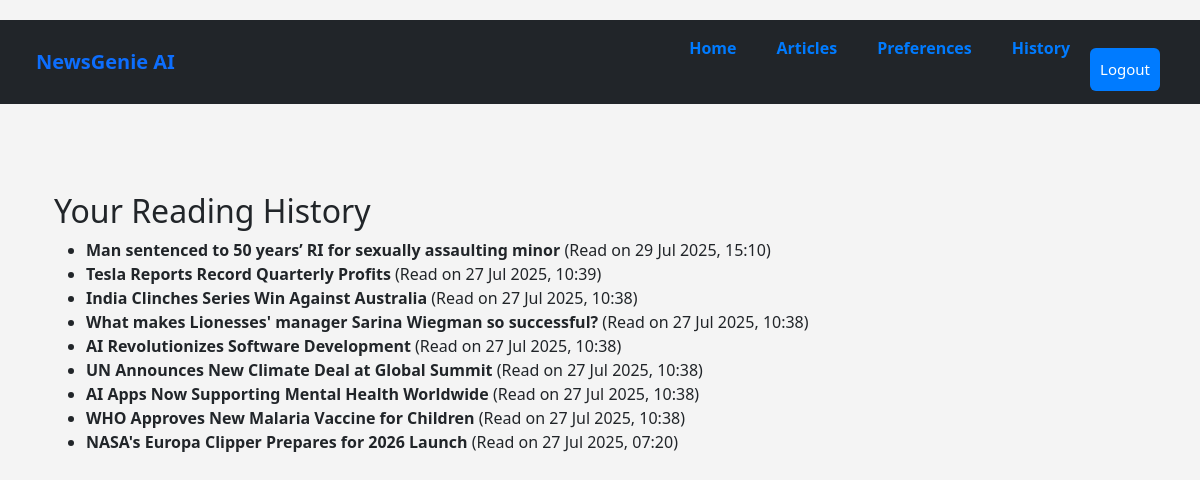
Before: /articles/history/ (signed in) with the older database file.
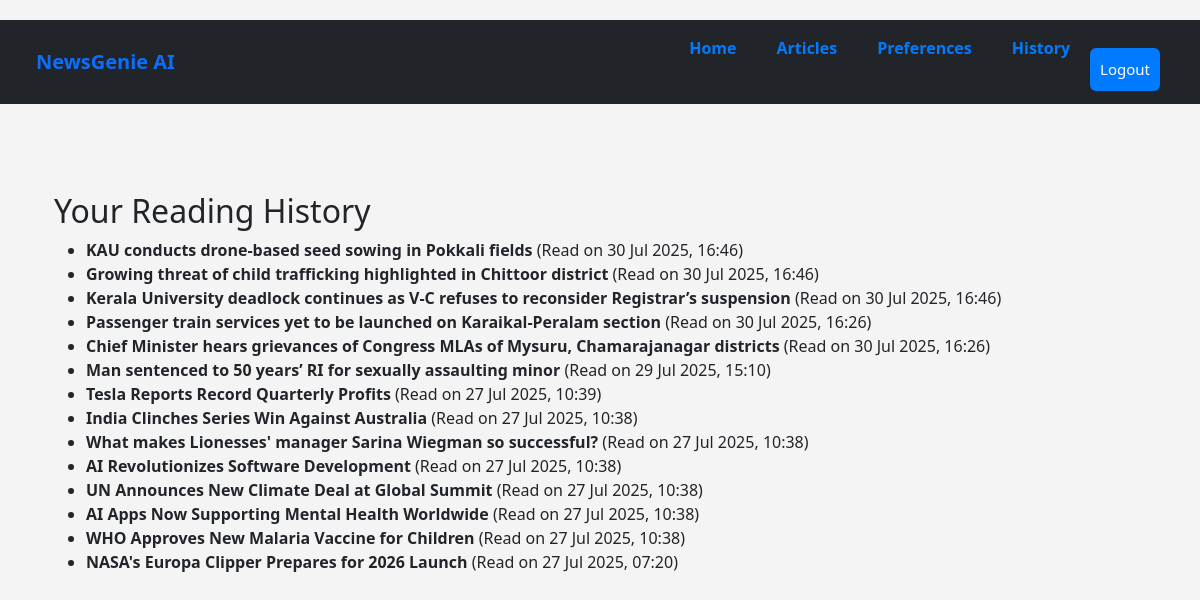
After: the same page with the newer database file.
### news/models.py (models this page shows, shortened)
class ReadingHistory(models.Model):
    user = models.ForeignKey(User, on_delete=models.CASCADE)
    article = models.ForeignKey(Article, on_delete=models.CASCADE)
    read_at = models.DateTimeField(auto_now_add=True)
    class Meta:
        unique_together = ('user', 'article')

class Article(models.Model):
    title = models.CharField(max_length=200)
    content = models.TextField()
    summary = models.TextField(blank=True, null=True)
    source_url = models.URLField()
    category = models.ForeignKey(Category, on_delete=models.CASCADE)
    published_date = models.DateTimeField(default=timezone.now)
    link = models.URLField(max_length=500, unique=True, null=True, blank=True)
    publication_date = models.DateTimeField(null=True, blank=True)
    author = models.CharField(max_length=255, default='Unknown')
    source = models.CharField(max_length=100, default='Unknown')
    created_at = models.DateTimeField(auto_now_add=True)
    audio_file = models.CharField(max_length=255, blank=True, null=True)
    audio_file = models.FileField(upload_to='news_audio/', null=True, blank=True)
    approved = models.BooleanField(default=False)
    class Meta:
        ordering = ['-published_date']

### news/views.py (the view)
# urls.py: path('history/', views.reading_history, name='reading_history'),
@login_required
def reading_history(request):
    history = ReadingHistory.objects.filter(
        user=request.user
    ).select_related('article').order_by('-read_at')
    return render(request, 'news/reading_history.html', {'history': history})

### news/templates/news/reading_history.html
{% extends 'base.html' %}
{% block content %}
  <div class="container mt-4">
    <h2>Your Reading History</h2>
    {% if history %}
      <ul>
        {% for entry in history %}
          <li>
            <strong>{{ entry.article.title }}</strong> (Read on {{ entry.read_at|date:"d M Y, H:i" }})
          </li>
        {% endfor %}
      </ul>
    {% else %}
      <p>You haven't read any articles yet.</p>
    {% endif %}
  </div>
{% endblock %}

### templates/base.html (shortened to what this page needs)
{% load static %}
<!DOCTYPE html>
<html lang="en">
<head>
    <link href="https://cdn.jsdelivr.net/npm/bootstrap@5.3.0/dist/css/bootstrap.min.css" rel="stylesheet">
    <link rel="stylesheet" href="{% static 'css/style.css' %}">
</head>
<body>
    <nav class="navbar navbar-expand-lg navbar-dark bg-dark w-100">
        <div class="container-fluid px-4 d-flex justify-content-between align-items-center">
            <a class="navbar-brand fw-bold text-primary" >NewsGenie AI</a>
            <div class="collapse navbar-collapse" id="navbarNav">
                <ul class="navbar-nav ms-auto">
                    {% if user.is_authenticated %}
                    <li class="nav-item">
                        <a class="nav-link {% if request.path == '/' %}active{% endif %}" href="{% url 'landing' %}">Home</a>
                    </li>
                    <li class="nav-item">
                        <a class="nav-link {% if request.path == '/articles/' %}active{% endif %}" href="{% url 'home' %}">Articles</a>
                    </li>
                    <li class="nav-item">
                        <a class="nav-link {% if request.path == '/preferences/' %}active{% endif %}" href="{% url 'users:preferences' %}">Preferences</a>
                    </li>
                    <li class="nav-item">
                        <a class="nav-link {% if request.path == '/History/' %}active{% endif %}" href="{% url 'reading_history' %}">History</a>
                    </li>
                    <form class="navbar-brand" method="post" action="{% url 'logout' %}">
  <button type="submit">Logout</button>
</form>
                    {% endif %}
                </ul>
            </div>
        </div>
    </nav>
    <main class="container mt-4">
        {% block content %}
        {% endblock %}
    </main>
</body>
</html>

### static/css/style.css (style rules this page uses)
* { margin: 0; padding: 0; box-sizing: border-box; }
body { font-family: 'Segoe UI', sans-serif; background-color: #f4f4f4; min-height: 100vh; display: flex; flex-direction: column; align-items: center; }
.navbar { margin-top: 20px; margin-bottom: 40px; text-align: center; }
.navbar a { margin: 0 12px; text-decoration: none; color: #007bff; font-weight: bold; }
form input[type="submit"], form button { width: 100%; padding: 10px; background-color: #007bff; color: white; border: none; border-radius: 6px; margin-top: 15px; font-size: 15px; cursor: pointer; transition: background-color 0.3s; }

Changed rows visible on the page:
added ReadingHistory: article "KAU conducts drone-based seed sowing in Pokkali fields", read_at "30 Jul 2025, 16:46"
added ReadingHistory: article "Growing threat of child trafficking highlighted in Chittoor district", read_at "30 Jul 2025, 16:46"
added ReadingHistory: article "Kerala University deadlock continues as V-C refuses to reconsider Registrar’s suspension", read_at "30 Jul 2025, 16:46"
added ReadingHistory: article "Passenger train services yet to be launched on Karaikal-Peralam section", read_at "30 Jul 2025, 16:26"
added ReadingHistory: article "Chief Minister hears grievances of Congress MLAs of Mysuru, Chamarajanagar districts", read_at "30 Jul 2025, 16:26"
